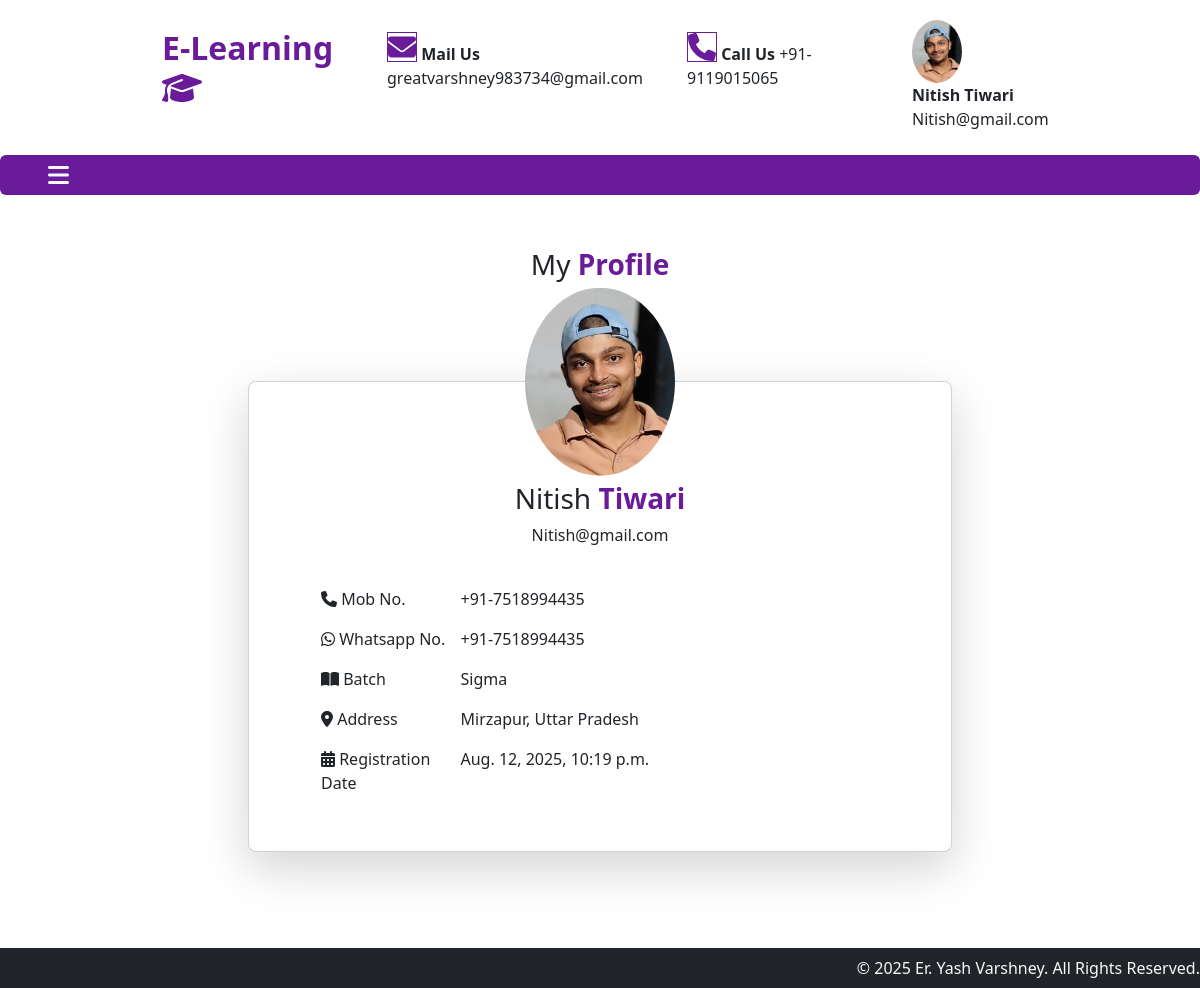
The page /student/profile/ (signed in) on the database its author committed.
### Main/models.py (models this page shows)
class tblregister(models.Model):
    name = models.CharField(max_length=15, null=True)
    lname = models.CharField(max_length=15, null=True)
    email = models.EmailField(primary_key=True, max_length=50)
    mobile = models.IntegerField(null=True)
    Whatmobile = models.IntegerField(null=True)
    password = models.CharField(max_length=20, null=True)
    picture = models.ImageField(upload_to="static/registerpic/", null=True, blank=True)
    batch = models.ForeignKey(batch, on_delete=models.CASCADE, null=True)
    address = models.TextField(null=True)
    regdate = models.DateTimeField(null=True)

class batch(models.Model):
    batchname = models.CharField(max_length=40, null=True)
    def __str__(self):  #this function is defined to show the batchname except batchobject1 or batchobject2
        return self.batchname

### student/views.py (the view)
# urls.py: path('profile/', views.profile),
@cache_control(no_store = True,no_cache = True,must_revalidate = True)
def profile(request):
    user = request.session.get("email")
    data = tblregister.objects.all().filter(email = user)
    d = {"userinfo" : data}
    return render(request, "student/profile.html", d)

### Main/templates/student/profile.html (shortened to what this page needs)
{% extends 'student/Base.html' %}
{% load static %}
{% block content %}
<div class="row">
    <div class="col-sm-8 p-5 mx-auto">
        <p class="fs-3 text-center pb-5">My <b class="text-mc-purple">Profile</b></p>
        {% for r in userinfo %}
        <div class="card position-relative shadow-lg rounded-3 mt-5 mb-5 pb-5">
            <img src="/{{ r.picture }}"
                class="img-fluid position-absolute top-0 start-50 translate-middle border border-0 border-dark rounded-circle"
                alt="Server Error" height="150px" width="150px">
            <div class="h3 text-center username">{{ r.name }}
                <b class="text-mc-purple"> {{ r.lname }} </b>
            </div>
            <p class="text-center">{{ r.email }}</p>
            <div class="row g-0 py-2 ps-5 mt-3">
                <div class="col-sm-3 ps-4">
                    <i class="fa-solid fa-phone"></i> Mob No.
                </div>
                <div class="col-sm-9">
                    +91-{{ r.mobile }}
                </div>
            </div>
            <div class="row g-0 py-2 ps-5">
                <div class="col-sm-3 ps-4">
                    <i class="fa-brands fa-whatsapp"></i> Whatsapp No.
                </div>
                <div class="col-sm-9">
                    +91-{{ r.Whatmobile }}
                </div>
            </div>
            <div class="row g-0 py-2 ps-5">
                <div class="col-sm-3 ps-4">
                    <i class="fa-solid fa-book-open"></i> Batch
                </div>
                <div class="col-sm-9">
                    {{ r.batch }}
                </div>
            </div>
            <div class="row g-0 py-2 ps-5">
                <div class="col-sm-3 ps-4">
                    <i class="fa-solid fa-location-dot"></i> Address
                </div>
                <div class="col-sm-9">
                    {{ r.address }}
                </div>
            </div>
            <div class="row g-0 py-2 ps-5">
                <div class="col-sm-3 ps-4">
                    <i class="fa-solid fa-calendar-days"></i> Registration Date
                </div>
                <div class="col-sm-9">
                    {{ r.regdate }}
                </div>
            </div>
        </div>
        {% endfor %}
    </div>
</div>
{% endblock %}

### Main/templates/student/Base.html (shortened to what this page needs)
{% load static %}
<html>
<head>
    <link rel="stylesheet" href="{% static 'css/bootstrap.css' %}">
    <link rel="stylesheet" href="{% static 'css/all.css' %}">
</head>
<body>
    <div class="container-fluid">
        <div class="row">
            <div class="col-sm-9 mx-auto pt-3">
                <div class="row">
                    <div class="col-sm-3 pt-2 padi">
                        <div class="fs-2 text-mc-purple fw-bold">E-Learning <i class="fa-solid fa-graduation-cap"></i>
                        </div>
                    </div>
                    <div class="col-sm-4 pt-2 padi">
                        <b>
                            <i class="fa-solid ic fa-envelope mt-2"></i>
                            Mail Us
                        </b>
                        greatvarshney983734@gmail.com
                    </div>
                    <div class="col-sm-3 pt-2 padi">
                        <b>
                            <i class="fa-solid ic fa-phone mt-2"></i>
                            Call Us
                        </b>
                        +91-9119015065
                    </div>
                    <div class="col-sm-2 pt-1">
                        {% if request.session.email %}
                        <img src="../../{{ request.session.userpic }}" class="img-fluid rounded-circle" height="50px"
                            width="50px" alt="Server Error">
                        <br>
                        <b>{{request.session.name}} {{request.session.mname}} {{request.session.lname}}</b>
                        {{ request.session.email }}
                        {% else %}
                        <i class="fa-solid fa-circle-user fs-1"></i>
                        <b>Logged out.</b>
                        {% endif %}
                    </div>
                </div>
            </div>
        </div>
        <div class="row bg-mc-purple py-2 rounded-2 mt-4">
            <div class="col-sm-1">
                <a class="text-light mx-auto ps-3 text-center d-block" data-bs-toggle="offcanvas"
                    href="#offcanvasExample" role="button" aria-controls="offcanvasExample"><i
                        class="fa-solid fa-bars fs-4"></i></a>
            </div>
        </div>
        {% block content %}{% endblock %}
        <div class="row bg-dark text-light d-block text-end py-2">
            &copy; 2025 Er. Yash Varshney. All Rights Reserved.
        </div>
    </div>
</body>

### Main/templates/student/Base.html (style rules this page uses)
.bg-mc-purple { background-color: #6A1B9A; }
.text-mc-purple { color: #6A1B9A; }
.text-mc, .ic { color: #6A1B9A; height: 28px; width: 28px; line-height: 28px; border: 1px solid #6A1B9A; text-align: center; transition: .5s; }
.padi { transition: 1s; }
.ic { color: #6A1B9A; height: 28px; width: 28px; line-height: 28px; border: 1px solid #6A1B9A; text-align: center; transition: .5s; }
.username { margin-top: 100px; }

### rows shown on the page
tblregister: session.name "Nitish", session.lname "Tiwari", session.email "Nitish@gmail.com", picture (picture), name "Nitish", lname "Tiwari", email "Nitish@gmail.com", mobile "7518994435", Whatmobile "7518994435", batch "Sigma", address "Mirzapur, Uttar Pradesh", regdate "Aug. 12, 2025, 10:19 p.m."
